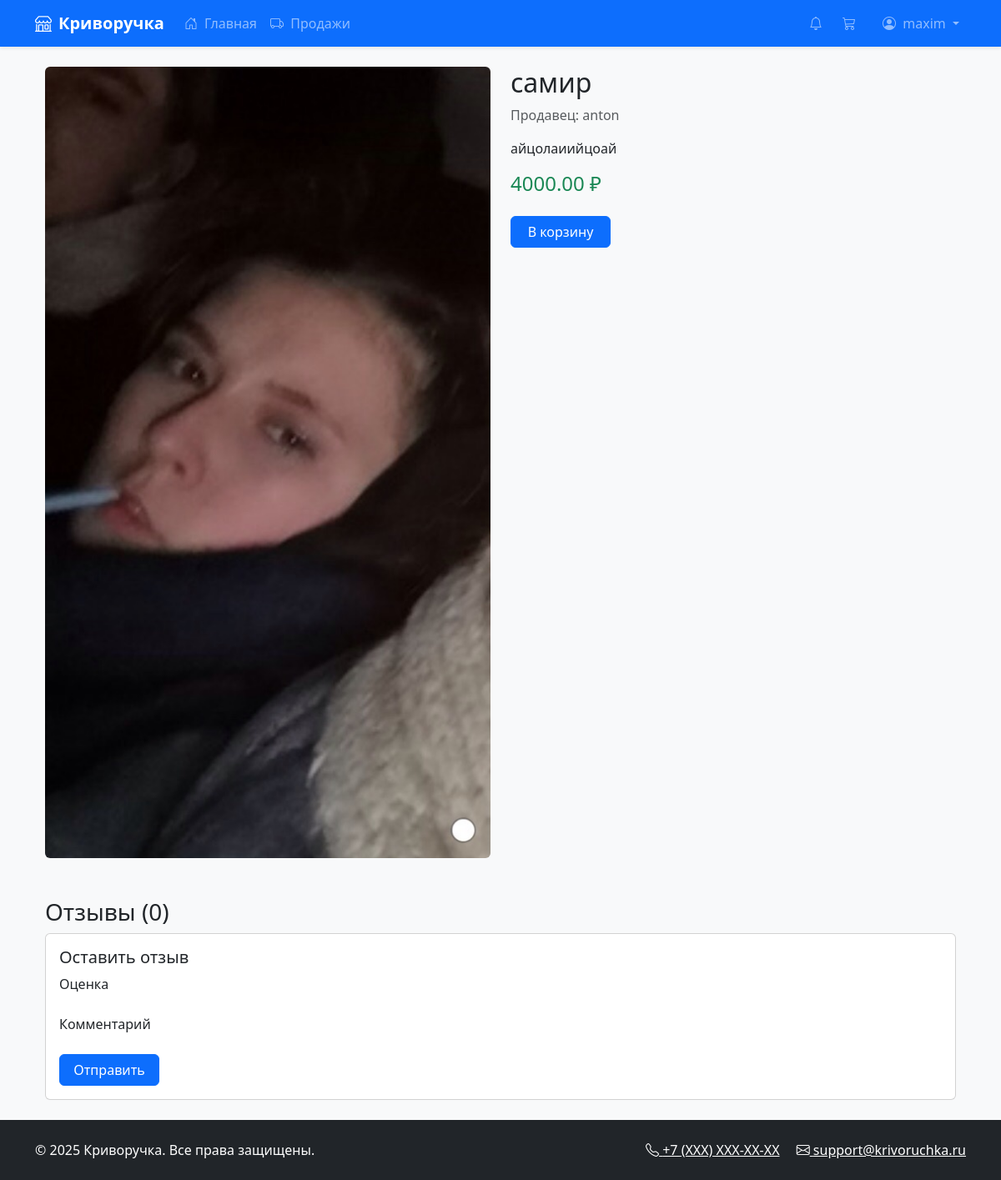
/product/8/ (signed in), run on the app's committed database.
### marketplace/models.py (models this page shows)
class User(AbstractUser):
    phone = models.CharField(max_length=20, blank=True)
    avatar = models.ImageField(upload_to='avatars/', blank=True)
    middle_name = models.CharField(max_length=100, blank=True)
    bio = models.TextField(blank=True)
    address = models.TextField(blank=True)
    groups = models.ManyToManyField(
        'auth.Group',
        related_name="marketplace_user_groups",
        blank=True,
    )
    user_permissions = models.ManyToManyField(
        'auth.Permission',
        related_name="marketplace_user_permissions",
        blank=True,
    )

class Product(models.Model):
    seller = models.ForeignKey(User, on_delete=models.CASCADE)
    name = models.CharField(max_length=200)
    manufacturer = models.CharField(max_length=200)
    description = models.TextField()
    price = models.DecimalField(max_digits=10, decimal_places=2)
    image = models.ImageField(upload_to='products/')
    rating = models.FloatField(default=0)
    created_at = models.DateTimeField(auto_now_add=True)

### marketplace/views.py (the view)
# urls.py: path('product/<int:pk>/', views.product_detail, name='product_detail'),
@login_required
def product_detail(request, pk):
    product = get_object_or_404(Product, pk=pk)
    if request.method == 'POST':
        form = ReviewForm(request.POST)
        if form.is_valid():
            review = form.save(commit=False)
            review.product = product
            review.user = request.user
            review.save()
            return redirect('product_detail', pk=pk)
    else:
        form = ReviewForm()
    return render(request, 'marketplace/product_detail.html', {
        'product': product,
        'form': form
    })

### marketplace/context_processors.py (called while the page is built)
def unread_notifications(request):
    if request.user.is_authenticated:
        return {
            'unread_count': request.user.notifications.filter(is_read=False).count()
        }
    return {}

### marketplace/views.py (called while the page is built)
def base_context(request):
    if request.user.is_authenticated:
        return {'cart_items_count': Cart.objects.filter(user=request.user).count()}
    return {}

### templates/marketplace/product_detail.html (shortened to what this page needs)
{% extends 'marketplace/base.html' %}
{% load custom_filters %}
{% block content %}
<div class="container mt-4">
    <div class="row">
        <div class="col-md-6">
            <img src="{{ product.image.url }}" class="img-fluid rounded">
        </div>
        <div class="col-md-6">
            <h2>{{ product.name }}</h2>
            <p class="text-muted">Продавец: {{ product.seller.username }}</p>
            <p>{{ product.description }}</p>
            <h4 class="text-success">{{ product.price }} ₽</h4>
            {% if user.is_authenticated %}
            <div class="mt-4">
                <a href="{% url 'add_to_cart' product.id %}" class="btn btn-primary">В корзину</a>
            </div>
            {% endif %}
        </div>
    </div>
    <div class="mt-5">
        <h3>Отзывы ({{ product.review_set.count }})</h3>
        {% if user.is_authenticated and user != product.seller %}
        <div class="card">
            <div class="card-body">
                <h5>Оставить отзыв</h5>
                <form method="post">
                    <div class="mb-3">
                        <label class="form-label">Оценка</label>
                    </div>
                    <div class="mb-3">
                        <label class="form-label">Комментарий</label>
                    </div>
                    <button type="submit" class="btn btn-primary">Отправить</button>
                </form>
            </div>
        </div>
        {% endif %}
    </div>
</div>
{% endblock %}

### templates/marketplace/base.html (shortened to what this page needs)
<!DOCTYPE html>
<html lang="ru">
{% load custom_filters %}
{% load seller_tags %}
<head>
    <link href="https://cdn.jsdelivr.net/npm/bootstrap@5.3.2/dist/css/bootstrap.min.css" rel="stylesheet">
    <link rel="stylesheet" href="https://cdn.jsdelivr.net/npm/bootstrap-icons@1.11.3/font/bootstrap-icons.min.css">
    <link href="/static/css/style.css" rel="stylesheet">
</head>
<body class="d-flex flex-column min-vh-100 bg-light">
    <nav class="navbar navbar-expand-lg navbar-dark bg-primary shadow-sm">
        <div class="container">
            <a class="navbar-brand fw-bold" href="{% url 'home' %}">
                <i class="bi bi-shop me-2"></i>Криворучка
            </a>
            <div class="collapse navbar-collapse" id="mainNavbar">
                <ul class="navbar-nav me-auto mb-2 mb-lg-0">
                    <li class="nav-item">
                        <a class="nav-link" href="{% url 'home' %}">
                            <i class="bi bi-house-door me-1"></i> Главная
                        </a>
                    </li>
                    {% if user.is_authenticated %}
                    <li class="nav-item">
                        <a class="nav-link" href="{% url 'seller_orders' %}">
                            <i class="bi bi-truck me-1"></i> Продажи
                        </a>
                    </li>
                    {% endif %}
                </ul>
                <ul class="navbar-nav ms-auto mb-2 mb-lg-0">
                    {% if user.is_authenticated %}
                    <li class="nav-item me-2">
                        <a class="nav-link position-relative" href="{% url 'notifications' %}">
                            <i class="bi bi-bell"></i>
                        </a>
                    </li>
                    <li class="nav-item me-3">
                        <a class="nav-link position-relative" href="{% url 'cart' %}">
                            <i class="bi bi-cart3"></i>
                        </a>
                    </li>
                    <li class="nav-item dropdown">
                        <a class="nav-link dropdown-toggle" href="#" id="userDropdown" role="button" data-bs-toggle="dropdown">
                            <i class="bi bi-person-circle me-1"></i> {{ user.username }}
                        </a>
                    </li>
                    {% endif %}
                </ul>
            </div>
        </div>
    </nav>
    <main class="flex-grow-1">
        <div class="container my-4">
            {% block content %}{% endblock %}
        </div>
    </main>
    <footer class="bg-dark text-white py-4 mt-auto">
        <div class="container">
            <div class="row">
                <div class="col-md-6 text-center text-md-start">
                    <p class="mb-0">&copy; {% now "Y" %} Криворучка. Все права защищены.</p>
                </div>
                <div class="col-md-6 text-center text-md-end">
                    <a href="#" class="text-white me-3"><i class="bi bi-telephone"></i> +7 (XXX) XXX-XX-XX</a>
                    <a href="#" class="text-white"><i class="bi bi-envelope"></i> support@krivoruchka.ru</a>
                </div>
            </div>
        </div>
    </footer>
</body>
</html>

### static/css/style.css (style rules this page uses)
label { font-weight: 500; }
.btn { min-width: 120px; }

### data on the page
User: username "maxim"
Product: image (picture), name "самир", seller.username "anton", description "айцолаиийцоай", price "4000.00", review_set.count "0"
